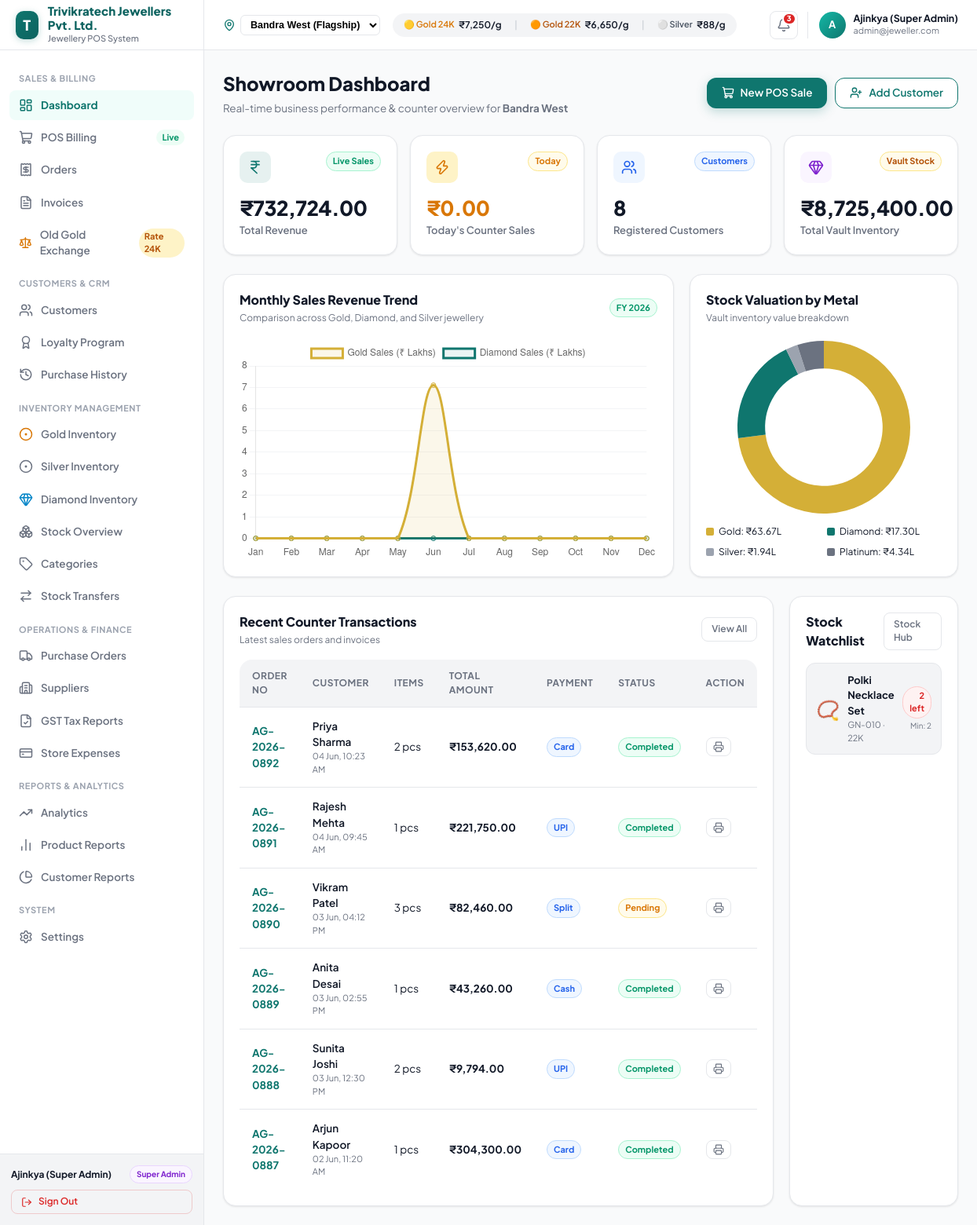
/dashboard.php (signed in), run on the app's committed database.
### tables this page shows
CREATE TABLE `orders` (
  `id` INT AUTO_INCREMENT PRIMARY KEY,
  `order_no` VARCHAR(50) NOT NULL UNIQUE,
  `customer_id` INT DEFAULT NULL,
  `customer_name` VARCHAR(150) NOT NULL,
  `total_items` INT NOT NULL DEFAULT 1,
  `subtotal` DECIMAL(12,2) NOT NULL,
  `making_charges_total` DECIMAL(12,2) DEFAULT 0.00,
  `discount` DECIMAL(12,2) DEFAULT 0.00,
  `gst` DECIMAL(12,2) NOT NULL,
  `total` DECIMAL(12,2) NOT NULL,
  `payment_method` ENUM('Cash', 'Card', 'UPI', 'Split', 'Gold Exchange') NOT NULL DEFAULT 'Cash',
  `status` ENUM('Completed', 'Pending', 'Cancelled', 'Returned') NOT NULL DEFAULT 'Completed',
  `branch` VARCHAR(100) DEFAULT 'Bandra West',
  `sales_person` VARCHAR(150) DEFAULT 'Super Admin',
  `order_date` DATETIME NOT NULL,
  `created_at` TIMESTAMP DEFAULT CURRENT_TIMESTAMP,
  FOREIGN KEY (`customer_id`) REFERENCES `customers`(`id`) ON DELETE SET NULL
);

CREATE TABLE `products` (
  `id` INT AUTO_INCREMENT PRIMARY KEY,
  `sku` VARCHAR(50) NOT NULL UNIQUE,
  `name` VARCHAR(200) NOT NULL,
  `metal_type` ENUM('Gold', 'Silver', 'Diamond', 'Platinum') NOT NULL,
  `purity` VARCHAR(50) NOT NULL,
  `gross_weight` DECIMAL(10,3) NOT NULL,
  `stone_weight` DECIMAL(10,3) DEFAULT 0.000,
  `net_weight` DECIMAL(10,3) NOT NULL,
  `weight_unit` VARCHAR(10) DEFAULT 'g',
  `making_charges` DECIMAL(10,2) DEFAULT 0.00,
  `purchase_price` DECIMAL(12,2) NOT NULL,
  `selling_price` DECIMAL(12,2) NOT NULL,
  `category` VARCHAR(100) NOT NULL,
  `stone_details` TEXT DEFAULT NULL,
  `barcode` VARCHAR(100) NOT NULL UNIQUE,
  `stock` INT NOT NULL DEFAULT 0,
  `min_stock` INT NOT NULL DEFAULT 5,
  `image_emoji` VARCHAR(20) DEFAULT '💍',
  `image_color` VARCHAR(20) DEFAULT '#FEF3C7',
  `branch` VARCHAR(100) DEFAULT 'Bandra West',
  `created_at` TIMESTAMP DEFAULT CURRENT_TIMESTAMP,
  `updated_at` TIMESTAMP DEFAULT CURRENT_TIMESTAMP ON UPDATE CURRENT_TIMESTAMP
);

### dashboard.php (the view, shortened to what the rows shown need)
<?php
require_once __DIR__ . '/config/helpers.php';
$db = getDBConnection();
$goldStockValue = 0;
$silverStockValue = 0;
$diamondStockValue = 0;
$platinumStockValue = 0;
$monthlyGoldSales = array_fill(1, 12, 0);
$monthlyDiamondSales = array_fill(1, 12, 0);
try {
    $invStmt = $db->query("
        SELECT metal_type, COALESCE(SUM(selling_price * stock), 0) as total_val
        FROM products
        GROUP BY metal_type
    ");
    while ($row = $invStmt->fetch()) {
        $m = $row['metal_type'];
        $val = (float)$row['total_val'];
        if ($m === 'Gold') $goldStockValue = $val;
        elseif ($m === 'Silver') $silverStockValue = $val;
        elseif ($m === 'Diamond') $diamondStockValue = $val;
        elseif ($m === 'Platinum') $platinumStockValue = $val;
    }
    $currYear = date('Y');
    $chartStmt = $db->prepare("
        SELECT
            MONTH(o.order_date) as ord_month,
            oi.purity,
            SUM(oi.line_total) as month_total
        FROM orders o
        JOIN order_items oi ON o.id = oi.order_id
        WHERE o.status = 'Completed' AND YEAR(o.order_date) = ?
        GROUP BY MONTH(o.order_date), oi.purity
    ");
    $chartStmt->execute([$currYear]);
    while ($r = $chartStmt->fetch()) {
        $m = (int)$r['ord_month'];
        $pur = $r['purity'];
        $tot = (float)$r['month_total'] / 100000;
        if (stripos($pur, 'Diamond') !== false) {
            $monthlyDiamondSales[$m] += $tot;
        } else {
            $monthlyGoldSales[$m] += $tot;
        }
    }
    $recentStmt = $db->query("SELECT * FROM orders ORDER BY order_date DESC LIMIT 6");
    $recentOrders = $recentStmt->fetchAll();
    $lowStockStmt = $db->query("SELECT * FROM products WHERE stock <= min_stock LIMIT 4");
    $lowStockItems = $lowStockStmt->fetchAll();
} catch (Exception $e) {
    $recentOrders = [];
    $lowStockItems = [];
}
require_once __DIR__ . '/includes/header.php';
require_once __DIR__ . '/includes/sidebar.php';
require_once __DIR__ . '/includes/topbar.php';
?>
<div style="display: flex; justify-content: space-between; align-items: center; margin-bottom: 24px; flex-wrap: wrap; gap: 12px;">
  <div>
    <h1 style="font-size: 24px; font-weight: 800; color: #111827; margin: 0 0 4px;">
      Showroom Dashboard
    </h1>
  </div>
</div>
<div style="display: grid; grid-template-columns: 2fr 1fr; gap: 20px;">
  <div class="card" style="margin-bottom: 0;">
    <div class="table-container" style="border: none; box-shadow: none;">
      <table class="data-table">
        <thead>
          <tr>
            <th>Order No</th>
            <th>Customer</th>
            <th>Items</th>
            <th>Total Amount</th>
            <th>Payment</th>
            <th>Status</th>
            <th>Action</th>
          </tr>
        </thead>
        <tbody>
          <?php if (empty($recentOrders)): ?>
            <tr><td colspan="7" style="text-align: center; color: #9CA3AF; padding: 28px;">No sales orders recorded yet. Create a bill via POS to see transactions.</td></tr>
          <?php else: ?>
            <?php foreach ($recentOrders as $o): ?>
              <tr>
                <td style="font-weight: 700; color: var(--color-primary);"><?= htmlspecialchars($o['order_no']) ?></td>
                <td>
                  <div style="font-weight: 600;"><?= htmlspecialchars($o['customer_name']) ?></div>
                  <div style="font-size: 11px; color: #6B7280;"><?= date('d M, h:i A', strtotime($o['order_date'])) ?></div>
                </td>
                <td><?= (int)$o['total_items'] ?> pcs</td>
                <td style="font-weight: 700;"><?= formatFullINR($o['total']) ?></td>
                <td><span class="badge badge-info"><?= htmlspecialchars($o['payment_method']) ?></span></td>
                <td>
                  <span class="badge <?= $o['status'] === 'Completed' ? 'badge-success' : ($o['status'] === 'Pending' ? 'badge-warning' : 'badge-danger') ?>">
                    <?= htmlspecialchars($o['status']) ?>
                  </span>
                </td>
                <td>
                  <a href="view-invoice.php?order_no=<?= urlencode($o['order_no']) ?>" class="btn btn-ghost btn-sm" style="padding: 4px 8px;" title="Print Tax Invoice">
                    <i data-lucide="printer" style="width: 14px; height: 14px;"></i>
                  </a>
                </td>
              </tr>
            <?php endforeach; ?>
          <?php endif; ?>
        </tbody>
      </table>
    </div>
  </div>
  <div class="card" style="margin-bottom: 0;">
    <div style="display: flex; flex-direction: column; gap: 12px;">
      <?php if (empty($lowStockItems)): ?>
        <div style="padding: 28px 16px; text-align: center; color: #6B7280; font-size: 13px;">
          <div style="font-size: 28px; margin-bottom: 6px;">📦</div>
          No low stock items. All inventory levels are healthy.
        </div>
      <?php else: ?>
        <?php foreach ($lowStockItems as $item): ?>
          <div style="display: flex; align-items: center; justify-content: space-between; padding: 12px; background: var(--color-surface-2); border-radius: 12px; border: 1px solid var(--color-border);">
            <div style="display: flex; align-items: center; gap: 10px;">
              <div style="font-size: 24px;"><?= $item['image_emoji'] ?? '💎' ?></div>
              <div>
                <div style="font-weight: 700; font-size: 13px;"><?= htmlspecialchars($item['name']) ?></div>
                <div style="font-size: 11px; color: #6B7280;"><?= htmlspecialchars($item['sku']) ?> · <?= htmlspecialchars($item['purity']) ?></div>
              </div>
            </div>
            <div style="text-align: right;">
              <span class="badge badge-danger"><?= (int)$item['stock'] ?> left</span>
              <div style="font-size: 10px; color: #6B7280; margin-top: 2px;">Min: <?= (int)$item['min_stock'] ?></div>
            </div>
          </div>
        <?php endforeach; ?>
      <?php endif; ?>
    </div>
  </div>
</div>
<script>
document.addEventListener('DOMContentLoaded', function() {
  const goldMonthly = <?= json_encode(array_values($monthlyGoldSales)) ?>;
  const diamondMonthly = <?= json_encode(array_values($monthlyDiamondSales)) ?>;
  const distGold = <?= (float)$goldStockValue ?>;
  const distDiamond = <?= (float)$diamondStockValue ?>;
  const distSilver = <?= (float)$silverStockValue ?>;
  const distPlat = <?= (float)$platinumStockValue ?>;
  const totalDist = distGold + distDiamond + distSilver + distPlat;
  const chartDistData = totalDist > 0 ? [distGold, distDiamond, distSilver, distPlat] : [0, 0, 0, 0];
  // Sales Trend Chart
  const trendCtx = document.getElementById('salesTrendChart').getContext('2d');
  new Chart(trendCtx, {
    type: 'line',
    data: {
      labels: ['Jan', 'Feb', 'Mar', 'Apr', 'May', 'Jun', 'Jul', 'Aug', 'Sep', 'Oct', 'Nov', 'Dec'],
      datasets: [
        {
          label: 'Gold Sales (₹ Lakhs)',
          data: goldMonthly,
          borderColor: '#D4AF37',
          backgroundColor: 'rgba(212, 175, 55, 0.1)',
          fill: true,
          tension: 0.35
        },
        {
          label: 'Diamond Sales (₹ Lakhs)',
          data: diamondMonthly,
          borderColor: '#0F766E',
          backgroundColor: 'rgba(15, 118, 110, 0.08)',
          fill: true,
          tension: 0.35
        }
      ]
    },
    options: {
      responsive: true,
      maintainAspectRatio: false,
      plugins: { legend: { position: 'top' } },
      scales: {
        y: { beginAtZero: true, grid: { color: '#F3F4F6' } },
        x: { grid: { display: false } }
      }
    }
  });
  // Metal Category Chart
  const pieCtx = document.getElementById('metalCategoryChart').getContext('2d');
  new Chart(pieCtx, {
    type: 'doughnut',
    data: {
      labels: ['Gold', 'Diamond', 'Silver', 'Platinum'],
      datasets: [{
        data: chartDistData,
        backgroundColor: ['#D4AF37', '#0F766E', '#9CA3AF', '#6B7280'],
        borderWidth: 0
      }]
    },
    options: {
      responsive: true,
      maintainAspectRatio: false,
      plugins: { legend: { display: false } },
      cutout: '68%'
    }
  });
});
</script>
<?php require_once __DIR__ . '/includes/footer.php'; ?>

### data on the page
orders: order_no "AG-2026-0892", customer_name "Priya Sharma", order_date "04 Jun, 10:23 AM", total_items "2", total "₹153,620.00", payment_method "Card", status "Completed"
orders: order_no "AG-2026-0891", customer_name "Rajesh Mehta", order_date "04 Jun, 09:45 AM", total_items "1", total "₹221,750.00", payment_method "UPI", status "Completed"
orders: order_no "AG-2026-0890", customer_name "Vikram Patel", order_date "03 Jun, 04:12 PM", total_items "3", total "₹82,460.00", payment_method "Split", status "Pending"
orders: order_no "AG-2026-0889", customer_name "Anita Desai", order_date "03 Jun, 02:55 PM", total_items "1", total "₹43,260.00", payment_method "Cash", status "Completed"
orders: order_no "AG-2026-0888", customer_name "Sunita Joshi", order_date "03 Jun, 12:30 PM", total_items "2", total "₹9,794.00", payment_method "UPI", status "Completed"
orders: order_no "AG-2026-0887", customer_name "Arjun Kapoor", order_date "02 Jun, 11:20 AM", total_items "1", total "₹304,300.00", payment_method "Card", status "Completed"
products: image_emoji "📿", name "Polki Necklace Set", sku "GN-010", purity "22K", stock "2", min_stock "2"

### other printed values
getSetting('store_name', 'Trivikratech POS') "Trivikratech Jewellers Pvt. Ltd."
$currentUser['name'] "Ajinkya (Super Admin)"
$currentUser['role'] "Super Admin"
$gold24k "7,250"
$gold22k "6,650"
$silverRate "88"
$unreadCount "3"
substr($currentUser['name'] ?? 'A', 0, 1) "A"
$currentUser['email'] "admin@jeweller.com"
$_SESSION['active_branch'] "Bandra West"
formatFullINR($totalRevenue) "₹732,724.00"
formatFullINR($todaySales) "₹0.00"
$activeCustomers "8"
formatFullINR($totalInventoryValue) "₹8,725,400.00"
formatINR($goldStockValue) "₹63.67L"
